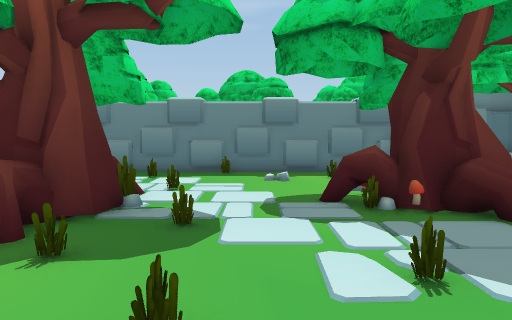
[1] (above)

21 first-person views from a walk through a Unity game level. The camera is 1.5 m above the floor, tilts 4° down and sees 70° across. The floor is counted in squares, 1 m on a side. Each view is taken from the middle of a square. On the plan, view 1 faces up. The plan holds only what a view shows up to about 16 squares ahead; the rest is blank. The place goes on beyond the plan. The player character is not drawn. Some surface patterns are stand-ins.

[2]
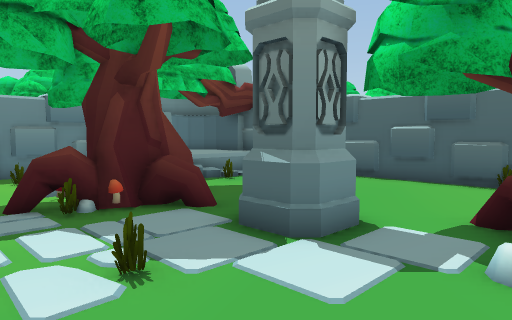

[3]
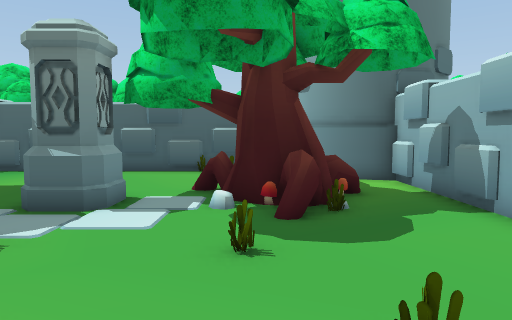

[4]
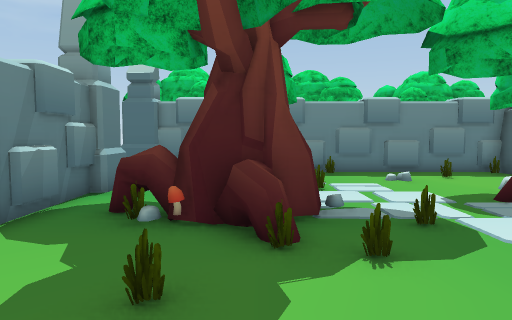

[5]
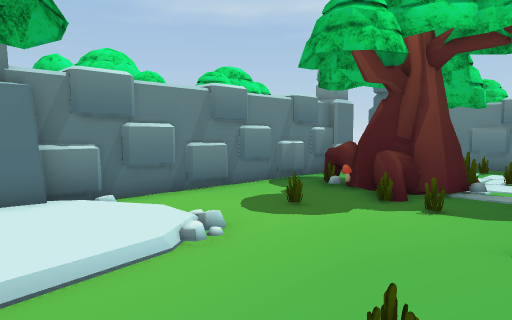

[6]
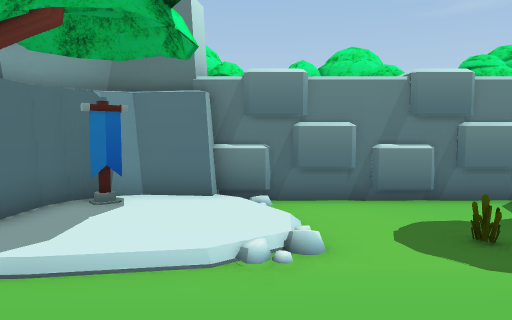

[7]
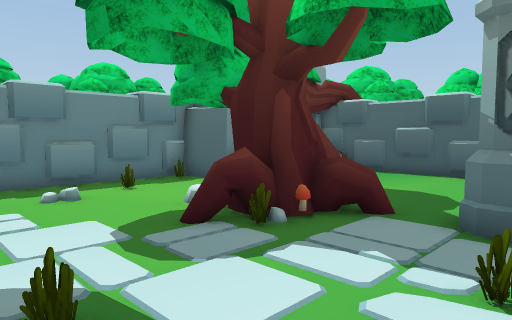

[8]
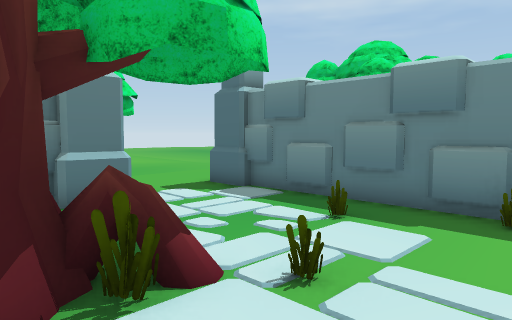

[9]
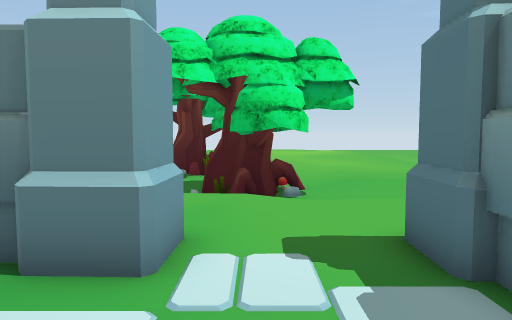

[10]
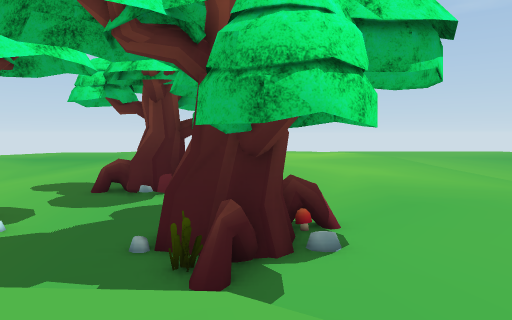

[11]
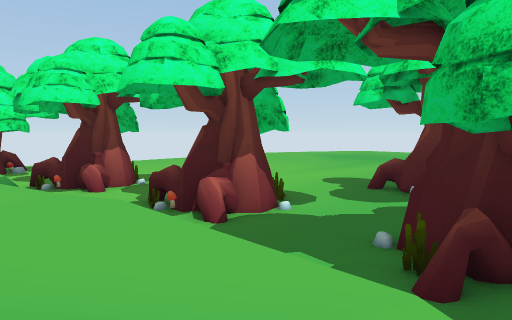

[12]
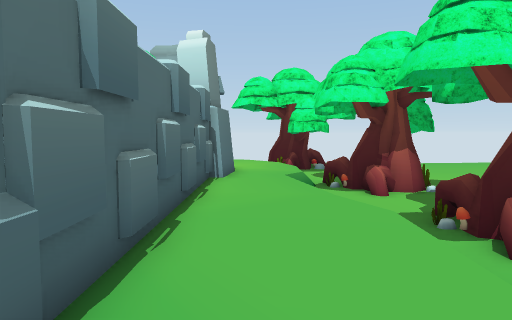

[13]
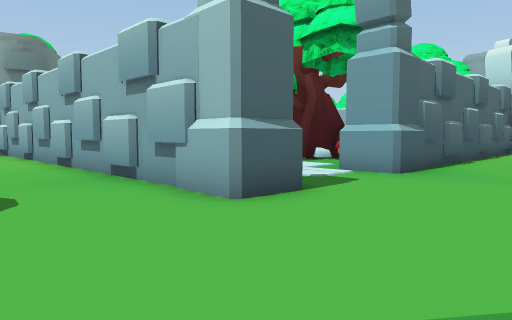

[14]
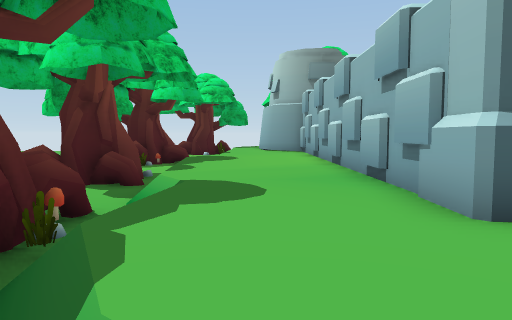

[15]
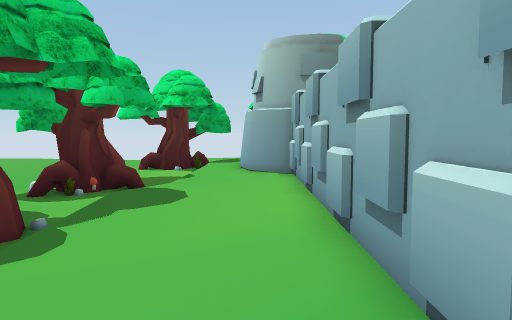

[16]
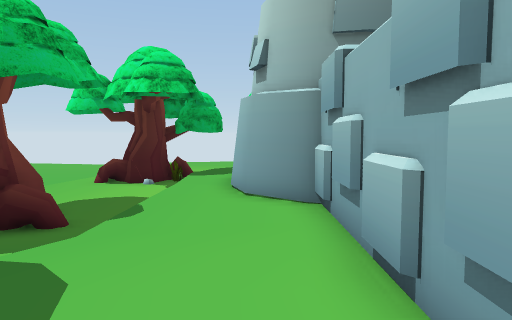

[17]
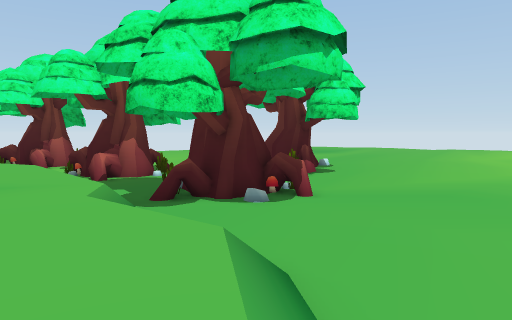

[18]
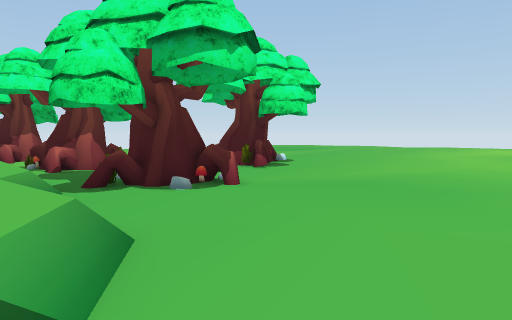

[19]
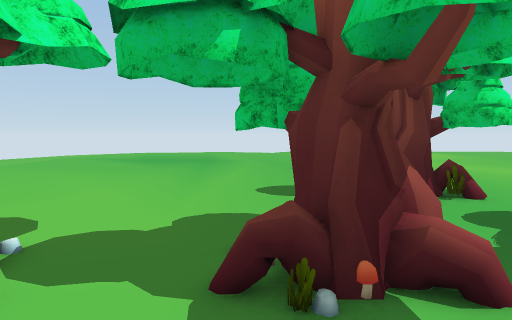

[20]
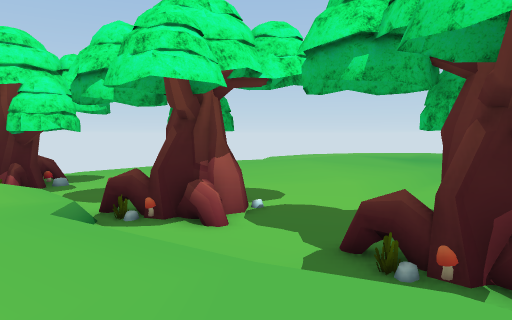

[21]
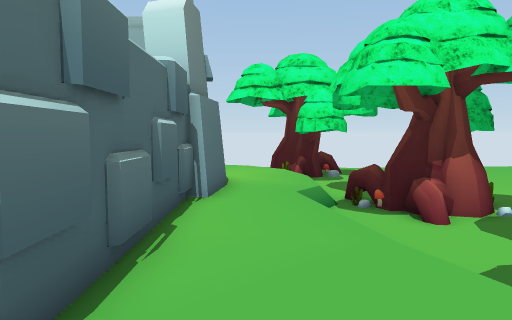

### Floor plan
Key: @ floor where view 1 was taken; # wall or solid block; . main floor; : floor 0.25 m higher than the main floor; - floor 0.25 m lower than the main floor; _ floor 0.5 m lower than the main floor; + floor 0.75 m higher than the main floor; / step, stairs or slope; = window, fence, low wall or low ledge; T tree; W tower; F flag; O other object.
Columns run from 23 left of view 1 to 16 right of it. Each row starts with its distance up from view 1.
 22             _  TT____TTT_____T_______
 21     ______    TTTT_//////  ___________TT
 20 ___________ _/   //.......////        T
 19 ___________//... /...................
 18 ___________/....................# ...
 17 __________-...................###
 16 __________-...#OOOOO.O.OOOOOO##  ##
 15 __________-...#OOOOOOO#OOOOOOO    #
 14 _____T____/...##OOOO.OOO.OOOO#
 13 ____TTT___/..................###  T
 12 ____TT#T_/..............:....#  +++T
 11 ____TT##T/....##............    /OOO
 10 T___T_T__/....##............T  //..OO
  9 T________/....OO..OTT.....TTT .....O
  8 T________/....O#..#T#....TT#T=.....O
  7 T________/....OOTTT#T.....TTT......O
  6 T____TTTT/....OO.TTT#......TT......#
  5 ____T##T  ....OO...T .......O......OO
  4 _____TTTT ....O#.........O.O#O.....#
  3 _____  T__/...OO..O.........O......OO
  2 __________/...OO..............T....O
  1 __________/...OO.............TT    OO
  0 __________ ...OO/::/...@... T#
 -1 _______TT__..#O#::: ..O....TTTT
 -2 ______TTT_=..###:::/.  .....TTT  WW
 -3 _____TT TT/..###F::    .........W#
 -4 _____T TTT/..  ###       .O....OW

Positions as (right, up) in squares from view 1, and headings:
1: (0, 0), facing up
2: (0, 0), facing up-right
3: (-3, 0), facing right
4: (-4, 0), facing up
5: (0, -3), facing up-left
6: (0, 0), facing left
7: (-2, 3), facing up-right
8: (0, 7), facing up-left
9: (-4, 12), facing left
10: (-10, 12), facing left
11: (-10, 13), facing down-left
12: (-11, 12), facing down
13: (-13, 19), facing down-right
14: (-13, 18), facing right
15: (-8, 17), facing right
16: (-2, 17), facing right
17: (-10, 20), facing down-left
18: (-11, 22), facing down-left
19: (-11, 3), facing left
20: (-10, 6), facing down-left
21: (-11, 8), facing down
